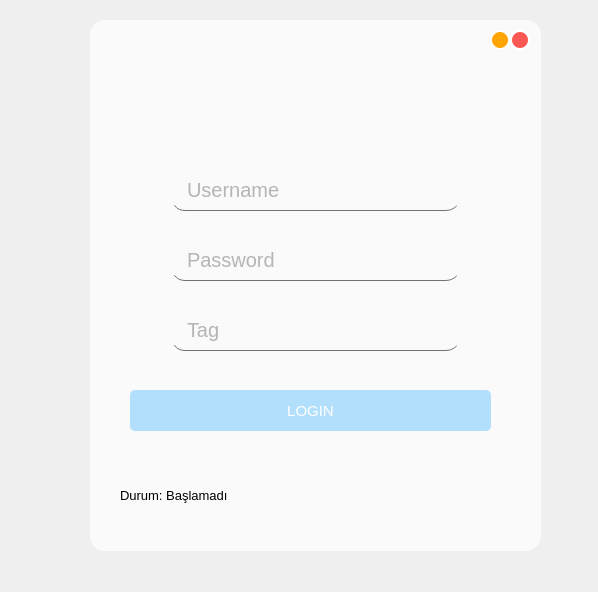
<?xml version="1.0" encoding="UTF-8"?>
<ui version="4.0">
 <class>Form</class>
 <widget class="QWidget" name="Form">
  <property name="geometry">
   <rect>
    <x>0</x>
    <y>0</y>
    <width>598</width>
    <height>592</height>
   </rect>
  </property>
  <property name="windowTitle">
   <string>Form</string>
  </property>
  <property name="styleSheet">
   <string notr="true">background-color: 0000;
</string>
  </property>
  <widget class="QGroupBox" name="groupBox">
   <property name="geometry">
    <rect>
     <x>90</x>
     <y>20</y>
     <width>451</width>
     <height>531</height>
    </rect>
   </property>
   <property name="styleSheet">
    <string notr="true">background-color: #FAFAFA;
border-radius: 15;
text-align: center;</string>
   </property>
   <property name="title">
    <string/>
   </property>
   <widget class="QPushButton" name="btn_login">
    <property name="geometry">
     <rect>
      <x>40</x>
      <y>370</y>
      <width>361</width>
      <height>41</height>
     </rect>
    </property>
    <property name="font">
     <font>
      <pointsize>-1</pointsize>
     </font>
    </property>
    <property name="cursor">
     <cursorShape>PointingHandCursor</cursorShape>
    </property>
    <property name="styleSheet">
     <string notr="true">QPushButton{background-color:#B2DFFC;
border-radius: 5;
color:white;
font-size: 15px;}

QPushButton:hover{background-color:#0095F6;
border-radius: 5;
color:white;
font-size: 15px;}</string>
    </property>
    <property name="text">
     <string>LOGIN</string>
    </property>
   </widget>
   <widget class="QLineEdit" name="txt_username">
    <property name="geometry">
     <rect>
      <x>80</x>
      <y>150</y>
      <width>291</width>
      <height>41</height>
     </rect>
    </property>
    <property name="sizePolicy">
     <sizepolicy hsizetype="Expanding" vsizetype="Fixed">
      <horstretch>0</horstretch>
      <verstretch>0</verstretch>
     </sizepolicy>
    </property>
    <property name="font">
     <font>
      <pointsize>-1</pointsize>
     </font>
    </property>
    <property name="styleSheet">
     <string notr="true">background: transparent;
    border: none;
    border-bottom: 1px solid #717072;
color: #717072;
font-size: 20px;
padding-left:15px;

</string>
    </property>
    <property name="alignment">
     <set>Qt::AlignLeading|Qt::AlignLeft|Qt::AlignVCenter</set>
    </property>
    <property name="placeholderText">
     <string>Username</string>
    </property>
   </widget>
   <widget class="QLineEdit" name="txt_password">
    <property name="geometry">
     <rect>
      <x>80</x>
      <y>220</y>
      <width>291</width>
      <height>41</height>
     </rect>
    </property>
    <property name="styleSheet">
     <string notr="true">background: transparent;
    border: none;
    border-bottom: 1px solid #717072;
color: #717072;
font-size: 20px;
padding-left:15px;</string>
    </property>
    <property name="inputMask">
     <string/>
    </property>
    <property name="text">
     <string/>
    </property>
    <property name="echoMode">
     <enum>QLineEdit::Password</enum>
    </property>
    <property name="placeholderText">
     <string>Password</string>
    </property>
   </widget>
   <widget class="QGroupBox" name="groupBox_2">
    <property name="geometry">
     <rect>
      <x>50</x>
      <y>10</y>
      <width>341</width>
      <height>151</height>
     </rect>
    </property>
    <property name="styleSheet">
     <string notr="true">background-color:transparent;</string>
    </property>
    <property name="title">
     <string/>
    </property>
    <widget class="QLabel" name="img_insta">
     <property name="geometry">
      <rect>
       <x>20</x>
       <y>10</y>
       <width>331</width>
       <height>141</height>
      </rect>
     </property>
     <property name="styleSheet">
      <string notr="true">background-color: transparent;
image: url(:/insta/images/instalogin.png);</string>
     </property>
     <property name="text">
      <string/>
     </property>
     <property name="pixmap">
      <pixmap>../../Downloads/OnurSercanYilmaz.png</pixmap>
     </property>
     <property name="scaledContents">
      <bool>true</bool>
     </property>
    </widget>
   </widget>
   <widget class="QLabel" name="lbl_durum">
    <property name="geometry">
     <rect>
      <x>30</x>
      <y>450</y>
      <width>401</width>
      <height>51</height>
     </rect>
    </property>
    <property name="font">
     <font>
      <pointsize>10</pointsize>
     </font>
    </property>
    <property name="text">
     <string>Durum: Başlamadı</string>
    </property>
   </widget>
   <widget class="QPushButton" name="btn_Close">
    <property name="geometry">
     <rect>
      <x>420</x>
      <y>10</y>
      <width>20</width>
      <height>20</height>
     </rect>
    </property>
    <property name="styleSheet">
     <string notr="true">QPushButton{
background-color: #FD5754;
border-style: solid;
border-color: white;
border-width: 2px;
border-radius: 10px;
}

QPushButton:hover {
background: #37AED4;
}

QPushButton:pressed {
border-style: inset;
background: qradialgradient(
cx: 0.4, cy: -0.1, fx: 0.4, fy: -0.1,
radius: 1.35, stop: 0 #fff, stop: 1 #ddd
);}</string>
    </property>
    <property name="text">
     <string/>
    </property>
   </widget>
   <widget class="QPushButton" name="btn_Mini">
    <property name="geometry">
     <rect>
      <x>400</x>
      <y>10</y>
      <width>20</width>
      <height>20</height>
     </rect>
    </property>
    <property name="styleSheet">
     <string notr="true">QPushButton{
background-color: orange;
border-style: solid;
border-color: white;
border-width: 2px;
border-radius: 10px;
}

QPushButton:hover {
background: #37AED4;
}

QPushButton:pressed {
border-style: inset;
background: qradialgradient(
cx: 0.4, cy: -0.1, fx: 0.4, fy: -0.1,
radius: 1.35, stop: 0 #fff, stop: 1 #ddd
);}</string>
    </property>
    <property name="text">
     <string/>
    </property>
   </widget>
   <widget class="QLineEdit" name="txt_tag">
    <property name="geometry">
     <rect>
      <x>80</x>
      <y>290</y>
      <width>291</width>
      <height>41</height>
     </rect>
    </property>
    <property name="styleSheet">
     <string notr="true">background: transparent;
    border: none;
    border-bottom: 1px solid #717072;
color: #717072;
font-size: 20px;
padding-left:15px;</string>
    </property>
    <property name="inputMask">
     <string/>
    </property>
    <property name="text">
     <string/>
    </property>
    <property name="echoMode">
     <enum>QLineEdit::Password</enum>
    </property>
    <property name="placeholderText">
     <string>Tag</string>
    </property>
   </widget>
  </widget>
 </widget>
 <resources>
  <include location="../source.qrc"/>
 </resources>
 <connections/>
</ui>
